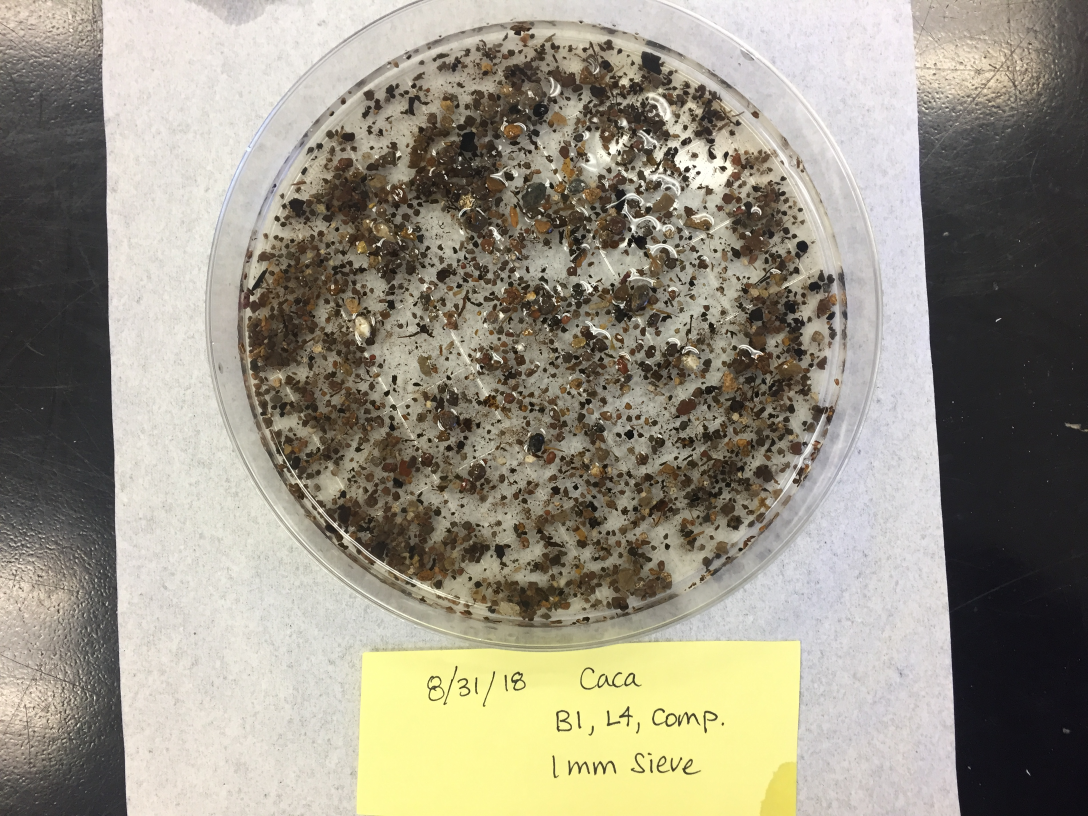
#> input picture IMG_4465.JPG, 3264 x 2448 px (shown at 1/3 size)
$ python obj_count.py IMG_4465.JPG 5 1.0 1.0   (Python 2 division)   (older library calls are emulated)
#> lines starting #> are read from the running program, lines starting #| are printed output that depends on the picture; after the words box and inside, x2 and y2 are one past the last pixel; in counts of white or black regions, pixels touching at a corner belong together; long printed decimals are rounded
### util.py
### Functions used for obj_count.py
import numpy as np
import cv2

def xy_area(points):
    #rectangular area
    x = [point.item(0) for point in points]
    y = [point.item(1) for point in points]
    l_f = max(x)
    w_f = max(y)
    l_i = min(x)
    w_i = min(y)
    return (l_f - l_i)*(w_f - w_i)

# [4 lines left out: function max_xy, not called in this run]

def distance(pt1, pt2):
    return ((pt1[0][0]-pt2[0][0]) ** 2 + (pt1[0][1]-pt2[0][1]) ** 2)**0.5

# [14 lines left out: function over_lapping, not called in this run]

def reject_outliers(data, m=2):
    return data[abs(data - np.mean(data)) < m * np.std(data)]

def stats(contours, area, bot_thresh, top_thresh):
    """contours = list of contours, area = area function to eval contours,
        bot_thresh = lower threshold value, top_thresh = upper threshold value"""
    area = [area(contour) for contour in contours if area(contour) > bot_thresh and area(contour) < top_thresh]
    area_np = np.array(area)
    area_np = reject_outliers(area_np)
    print "Min area:", min(area_np)
    print "Max area:", max(area_np)
    mean = np.mean(area_np)
    print "Mean area:",mean
    print "Median area:",np.median(area_np)
    std = np.std(area_np)
    print "STD:",std
    return np.median(area_np)
    #Buckets
    """print "10% Bucket:",len([a for a in area_np if a < max(area_np)*0.1])
    print "20% Bucket:",len([a for a in area_np if a >= max(area_np)*0.1  and a < max(area_np)*0.2])
    print "30% Bucket:",len([a for a in area_np if a >= max(area_np)*0.2  and a < max(area_np)*0.3])
    print "40% Bucket:",len([a for a in area_np if a >= max(area_np)*0.3  and a < max(area_np)*0.4])
    print "50% Bucket:",len([a for a in area_np if a >= max(area_np)*0.4  and a < max(area_np)*0.5])
    print "60% Bucket:",len([a for a in area_np if a >= max(area_np)*0.5  and a < max(area_np)*0.6])
    print "70% Bucket:",len([a for a in area_np if a >= max(area_np)*0.6  and a < max(area_np)*0.7])
    print "80% Bucket:",len([a for a in area_np if a >= max(area_np)*0.7  and a < max(area_np)*0.8])
    print "90% Bucket:",len([a for a in area_np if a >= max(area_np)*0.8  and a < max(area_np)*0.9])
    print "100% Bucket:",len([a for a in area_np if a >= max(area_np)*0.9])"""

def merging(contours, area_thresh, dist_thresh, px_mm):
    mergedContours = []
    alreadyMerged = {}
    #Initialize alreadMerged
    for i in range(0, len(contours)):
        alreadyMerged[i] = False
    for i in range(0, len(contours)):
        contour1 = contours[i]
        for j in range(0, len(contours)):
            contour2 = contours[j]
            temp_contour = np.concatenate((contour1, contour2))
            hull = cv2.convexHull(temp_contour)
            #Need at least 4 points in the hull to compute ellipse
            if i != j and not alreadyMerged[i] and not alreadyMerged[j] and \
            len(contour1) > 4 and len(contour2) > 4 and len(hull) > 4:
                ellipse = cv2.fitEllipse(hull)
                contour1_ellipse = cv2.fitEllipse(contour1)
                contour2_ellipse = cv2.fitEllipse(contour2)
                hull_ellipse_area = ellipse_area(ellipse)
                cross_dist = max(dist_thresh*px_mm, contour1_ellipse[1][0]+contour1_ellipse[1][1], contour2_ellipse[1][0]+contour2_ellipse[1][1])
                if distance(centroid(contour1), centroid(contour2)) < cross_dist  \
                  and abs(hull_ellipse_area - cv2.contourArea(hull))/hull_ellipse_area < area_thresh:
                    mergedContours += [temp_contour]
                    alreadyMerged[i] = True
                    alreadyMerged[j] = True
                    print i, j
    for i in range(0, len(contours)):
        if not alreadyMerged[i]:
            mergedContours += [contours[i]]
    return mergedContours

def centroid(contour):
    M = cv2.moments(contour)
    center = [[M['m10']/M['m00'], M['m01']/M['m00']]]
    #print center
    return center

def ellipse_area(ellipse):
    return 3.14*(ellipse[1][0]/2)*(ellipse[1][1]/2)

### obj_count.py
import cv2
import numpy as np
from util import *
import os
import sys
import random

assert len(sys.argv) == 5, "Need image name, and # of iter, dist_thresh, area_thresh"
img_name = sys.argv[1][:len(sys.argv[1])-4]
img = cv2.imread(sys.argv[1])
#> img is the input picture: shape (2448, 3264, 3); mean B, G, R 132.4, 147.2, 152.4

cwd = os.getcwd()
#Canny Edge Detection
binary_img = cv2.Canny(img, 100, 110)
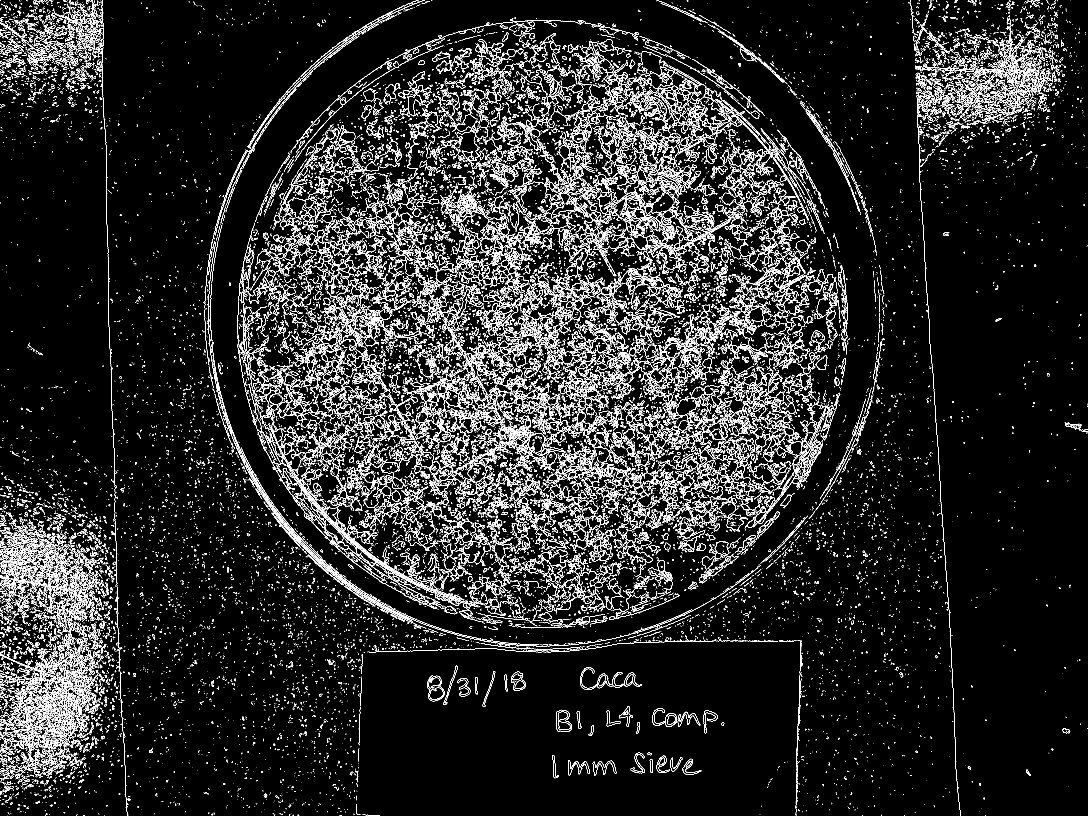
#> binary_img: shape (2448, 3264) (shown at 1/3 size); 7% white in thin lines or dots
cv2.imwrite(cwd+'/canny_edge/'+img_name+'_canny_edge.jpg', binary_img)

#should correspond to average amount of fragmentation
iterations = int(sys.argv[2])
px_mm = 1818/float(140)
#In the form (px / mm)
# TODO This needs to be dynamic to image

#ret,thresh = cv2.threshold(binary_img,127,255,0)
#_, contours, hierarchy = cv2.findContours(thresh,cv2.RETR_TREE,cv2.CHAIN_APPROX_SIMPLE)
_, contours, hierarchy = cv2.findContours(binary_img,cv2.RETR_EXTERNAL,cv2.CHAIN_APPROX_NONE)
#> contours = 33180 contours, 30944 with area under 20; largest, box (x1, y1, x2, y2) and area: (786, 1247, 1404, 1809) 5490, (2377, 1303, 2469, 1462) 3598, (2202, 884, 2296, 1005) 3013, (1281, 2027, 1334, 2104) 2914, (2165, 479, 2228, 614) 2434

#RETR_TREE : retrieves all of the contours and reconstructs a full hierarchy of nested contours.
#CHAIN_APPROX_SIMPLE : compresses horizontal, vertical, and diagonal segments and leaves only their end points.
#For example, an up-right rectangular contour is encoded with 4 points.

print "Original # of Contours:",len(contours) #how many contour lines
#| Original # of Contours: 33180
#print contours
prunedContours = [contour for contour in contours if len(contour) > 4]
#> prunedContours = 18241 contours, 16005 with area under 20; largest, box (x1, y1, x2, y2) and area: (786, 1247, 1404, 1809) 5490, (2377, 1303, 2469, 1462) 3598, (2202, 884, 2296, 1005) 3013, (1281, 2027, 1334, 2104) 2914, (2165, 479, 2228, 614) 2434
print "Filtering contours for at least 4 points:",len(prunedContours)
#| Filtering contours for at least 4 points: 18241

#area stats
#area = [cv2.contourArea(contour) for contour in prunedContours if cv2.contourArea(contour) > 0]
height, width = img.shape[:2]
#> height = 2448; width = 3264
img_covered = np.zeros((height, width))
prunedContours.sort(reverse=True, key=lambda x: xy_area(x))
#------------------------------------------------------------------
print "------Initial Stats------"
median_area = stats(prunedContours, xy_area, 0, 999999)
#> in stats, `area = [area(contour) for contour in contours if area(contour) > bot_t..`: area = 17667 values, max 647284 at index 0, min 2 at index 17007, mean 396
#> in stats, `area_np = np.array(area)`: area_np has the same summary as area
#> in stats, `area_np = reject_outliers(area_np)`: area_np = 17616 values, max 15594 at index 0, min 2 at index 16956, mean 182.1
#| Min area: 2
#| Max area: 15594
#> in stats, `mean = np.mean(area_np)`: mean = 182.1
#| Mean area: 182.073
#| Median area: 15.0
#> in stats, `std = np.std(area_np)`: std = 805.8
#| STD: 805.831
#> median_area = 15
#---------------------------------------------------------------------
"""print "------Throwing out areas with 10 times the median----------"
prunedContours = [contour for contour in prunedContours if xy_area(contour) < 10*median_area]
median_area = stats(prunedContours, xy_area, 0, 10*median_area)"""
#-------------------------------------------------------------------------
print "------polyContoursDP------"
polyContours = [cv2.approxPolyDP(contour, 3, True) for contour in prunedContours]
#> polyContours = 18241 contours, 15791 with area under 20; largest, box (x1, y1, x2, y2) and area: (786, 1247, 1404, 1808) 5754, (2377, 1303, 2469, 1462) 3652, (2202, 884, 2296, 1005) 3114, (1281, 2027, 1334, 2104) 2806, (1794, 466, 2061, 682) 2712
poly_median_area = stats(polyContours, cv2.contourArea, 0, 999999)
#| Min area: 0.5
#| Max area: 524.5
#| Mean area: 54.100
#| Median area: 22.5
#| STD: 80.915
#> poly_median_area = 22.5
polyContours.sort(reverse=True, key=lambda x: cv2.contourArea(x))
print "Final # of polyContours:", len(polyContours)
#| Final # of polyContours: 18241
#-------------------------------------------------------------------------
print "---------merging contours-----------"
polyContours = [contour for contour in polyContours if len(contour) > 5]
#> polyContours = 2175 contours, 574 with area under 20; largest, box (x1, y1, x2, y2) and area: (786, 1247, 1404, 1808) 5754, (2377, 1303, 2469, 1462) 3652, (2202, 884, 2296, 1005) 3114, (1281, 2027, 1334, 2104) 2806, (1794, 466, 2061, 682) 2712
print "# of polyContours (len > 5): ", len(polyContours)
#| # of polyContours (len > 5):  2175
polyContours.sort(reverse=False, key=lambda x: cv2.contourArea(x))
"""mergedContours = []
alreadyMerged = {}
for i in range(0, len(polyContours)):
    alreadyMerged[i] = []
for i in range(0, len(polyContours)):
    contour1 = polyContours[i]
    for j in range(0, len(polyContours)):
        contour2 = polyContours[j]
        if i != j and (distance(contour1[0], contour2[0]) < 6 or distance(contour1[len(contour1)-1], contour2[0]) < 6
         or distance(contour1[0], contour2[len(contour2)-1]) < 6 or distance(contour1[len(contour1)-1], contour2[len(contour2)-1]) < 6):
            if j not in alreadyMerged[i]:
                mergedContours += [np.concatenate((contour1, contour2))]
                alreadyMerged[i] += [j]
                alreadyMerged[j] += [i]
    if len(alreadyMerged[i]) == 0:
        mergedContours += [contour1]"""
a_thresh = float(sys.argv[4])
d_thresh = float(sys.argv[3])
mergedContours = merging(polyContours, area_thresh=a_thresh, dist_thresh=d_thresh, px_mm=px_mm)
#> after the loop in merging, `for i in range(0, len(contours)):`: alreadyMerged = 2175 items
#> the loop in merging, `for i in range(0, len(contours)):` made 1 pass
#> after the loop in merging, `for i in range(0, len(contours)):`: mergedContours = []
#> (the run stopped early here; a loop or call above may not have finished)

$ run again, on IMG_4485.JPG
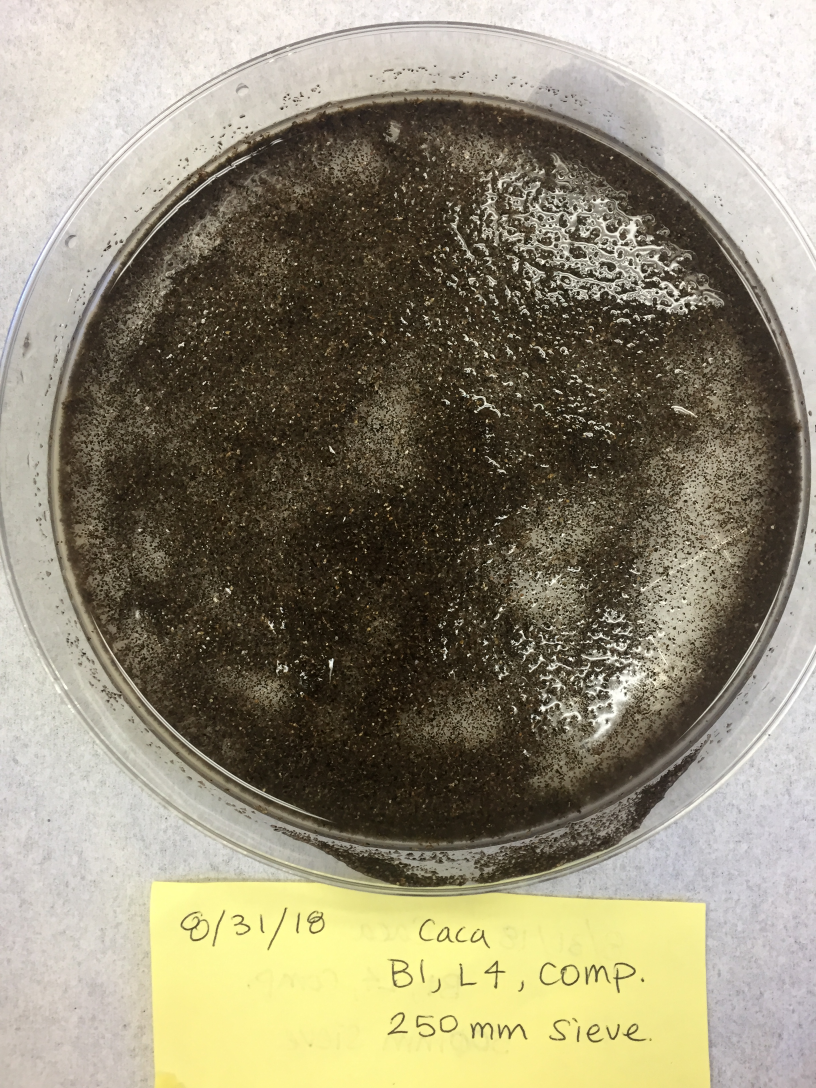
#> input picture IMG_4485.JPG, 2448 x 3264 px (shown at 1/3 size)
#> img is the input picture: shape (3264, 2448, 3); mean B, G, R 117.1, 138.5, 145.5
#> `binary_img = cv2.Canny(img, 100, 110)`:
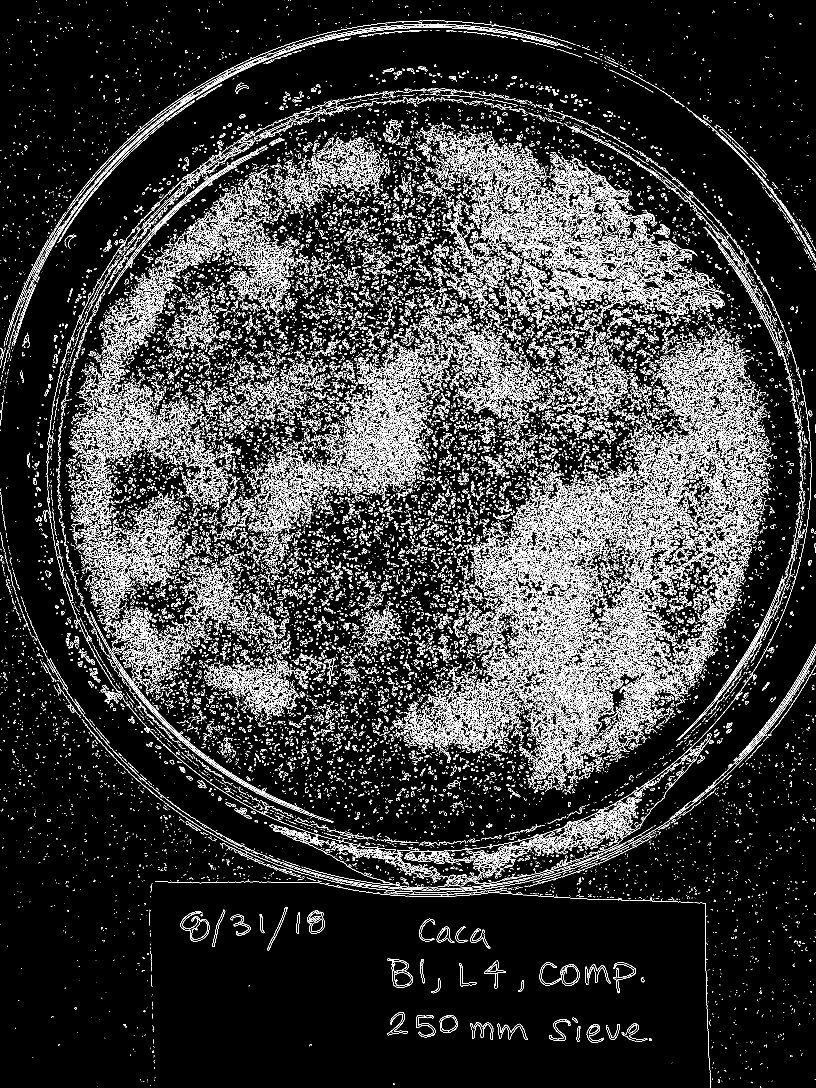
#> binary_img: shape (3264, 2448) (shown at 1/3 size); 9.8% white in thin lines or dots
#> contours = 42610 contours, 38537 with area under 20; largest, box (x1, y1, x2, y2) and area: (541, 2733, 628, 2824) 3498, (1558, 706, 1764, 826) 3198, (1681, 2893, 1739, 2958) 2790, (1601, 1801, 1760, 1921) 2746, (1115, 1239, 1269, 1331) 2514
#| Original # of Contours: 42610
#> prunedContours = 26157 contours, 22084 with area under 20; largest, box (x1, y1, x2, y2) and area: (541, 2733, 628, 2824) 3498, (1558, 706, 1764, 826) 3198, (1681, 2893, 1739, 2958) 2790, (1601, 1801, 1760, 1921) 2746, (1115, 1239, 1269, 1331) 2514
#| Filtering contours for at least 4 points: 26157
#> area = 25600 items
#| Min area: 2
#| Max area: 11984
#> mean = 128.9
#| Mean area: 128.938
#| Median area: 20.0
#> std = 573.9
#| STD: 573.893
#> median_area = 20
#> `polyContours = [cv2.approxPolyDP(contour, 3, True) for contour in prun..`: polyContours = 26157 contours, 22244 with area under 20; largest, box (x1, y1, x2, y2) and area: (541, 2733, 628, 2824) 3418, (1558, 706, 1764, 826) 3274, (1601, 1801, 1760, 1921) 3092, (1115, 1240, 1269, 1331) 2883, (1681, 2894, 1738, 2956) 2700
#| Min area: 0.5
#| Max area: 376.5
#| Mean area: 36.794
#| Median area: 19.0
#| STD: 51.742
#> poly_median_area = 19
#| Final # of polyContours: 26157
#> `polyContours = [contour for contour in polyContours if len(contour) > 5]`: polyContours = 3356 contours, 1098 with area under 20; largest, box (x1, y1, x2, y2) and area: (541, 2733, 628, 2824) 3418, (1558, 706, 1764, 826) 3274, (1601, 1801, 1760, 1921) 3092, (1115, 1240, 1269, 1331) 2883, (1681, 2894, 1738, 2956) 2700
#| # of polyContours (len > 5):  3356
#> after the loop in merging, `for i in range(0, len(contours)):`: alreadyMerged = 3356 items
#> the loop in merging, `for i in range(0, len(contours)):` made 1 pass
#> after the loop in merging, `for i in range(0, len(contours)):`: mergedContours = []
